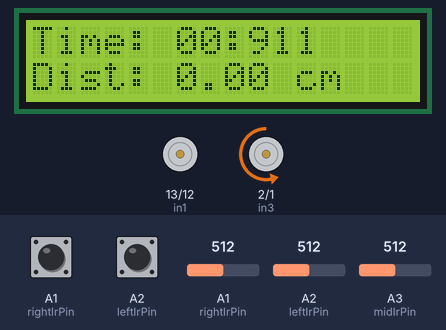
A sketch run on a simulated Arduino Uno, built with avr-gcc and run on an emulated ATmega328P. On the bench: 16×2 character LCD, motor-driver pin pairs drawn as motors (green arrow = first pin HIGH = forward, orange = second pin HIGH = backward, longer = more drive, scaled by the enable pin). The inputs (shaded band) are chosen by the test bench; at power-on: A2 (leftIrPin) = 512, A3 (midIrPin) = 512, A1 (rightIrPin) = 512, A1 (rightIrPin) LOW, A2 (leftIrPin) LOW.

Above: at 1.2 s.
1.3 s: A2 (leftIrPin) set to 539
4.3 s: A2 (leftIrPin) set to 568
At 4.47 s:
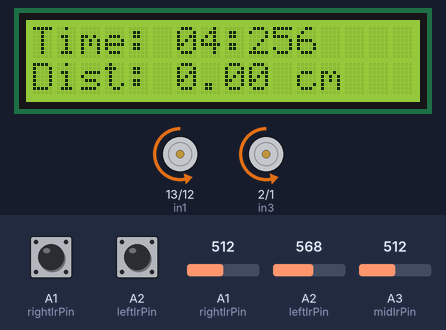
6.7 s: A3 (midIrPin) set to 491
At 7.22 s:
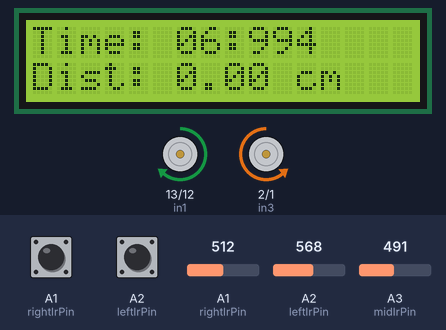
9.4 s: A1 (rightIrPin) set to 190
At 9.66 s:
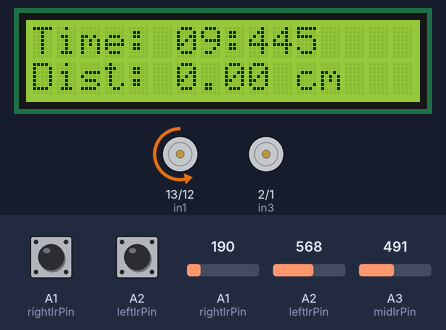
11.9 s: A1 (rightIrPin) set to 210
At 12.41 s:
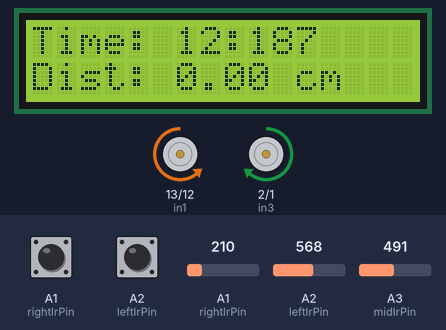
14.6 s: A3 (midIrPin) set to 511
At 14.86 s:
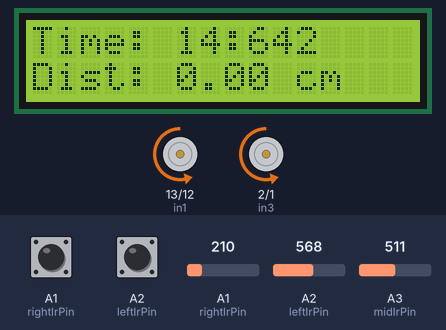
Timing chart, 0 to 17.6 s (numbered marks = the images above; inputs shaded):
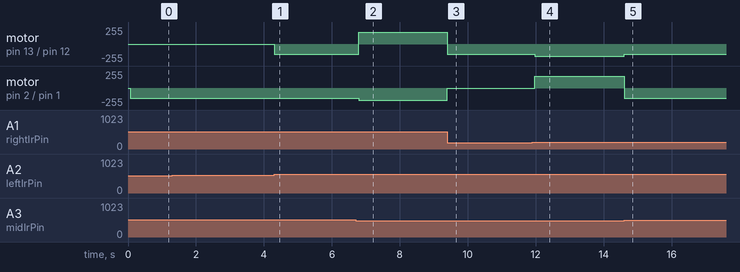

Measured:
- the behaviour switches between 549 and 550 on A2 (leftIrPin) (found by bisection; images 0 and 1)
- the behaviour switches between 500 and 499 on A3 (midIrPin) (found by bisection; images 1 and 2)
- after the input at 4.3 s, motor on pin 13 (in1) / pin 12 (in2): stopped → backward 150/255 at once
- after the input at 6.7 s, motor on pin 13 (in1) / pin 12 (in2): backward 150/255 → forward 180/255 after 0.09 s; motor on pin 2 (in3) / pin 1 (in4): backward 150/255 → backward 180/255 after 0.09 s
- after the input at 9.4 s, motor on pin 13 (in1) / pin 12 (in2): forward 180/255 → backward 150/255 at once; motor on pin 2 (in3) / pin 1 (in4): backward 180/255 → stopped at once
- after the input at 11.9 s, motor on pin 13 (in1) / pin 12 (in2): backward 150/255 → backward 180/255 after 0.07 s; motor on pin 2 (in3) / pin 1 (in4): stopped → forward 180/255 after 0.07 s
- after the input at 14.6 s, motor on pin 13 (in1) / pin 12 (in2): backward 180/255 → backward 150/255 at once; motor on pin 2 (in3) / pin 1 (in4): forward 180/255 → backward 150/255 at once

The sketch:

Line_following_3_IR.ino
```cpp
#include <LiquidCrystal.h>

// --- PINS ---
#define enA 11
#define in1 13
#define in2 12
#define enB 3
#define in3 2
#define in4 1

const int encoderRightPin = A4;
const int encoderLeftPin = A5;
const int midIrPin = A3;
const int leftIrPin = A2;
const int rightIrPin = A1;

#define LEFT_THRES 550
#define RIGHT_THRES 200
#define MID_THRES 500

#define FORWARD 1
#define BACKWARD 0
#define CM_PER_COUNT 1.04

#define STATE_RUNNING_TO_20 0
#define STATE_PAUSED 1
#define STATE_RUNNING_TO_END 2
#define STATE_FINISHED 3

LiquidCrystal lcd(8, 9, 4, 5, 6, 7);

volatile unsigned long rightCount = 0;
volatile unsigned long leftCount = 0;

int currentState = STATE_RUNNING_TO_20;

int last = 0;
int turnSpeed = 150;
int straightSpeed = 150;

unsigned long totalRunTime = 0;
unsigned long lastLoopTime = 0;
unsigned long pauseStartTime = 0;

int stopCounter = 0;
int Counter = 0;

void rotateMotorA(int speed, int direction) {
  speed = constrain(speed, 0, 255);
  analogWrite(enA, speed);
  if (direction == FORWARD) {
    digitalWrite(in1, HIGH);
    digitalWrite(in2, LOW);
  } else {
    digitalWrite(in1, LOW);
    digitalWrite(in2, HIGH);
  }
}

void rotateMotorB(int speed, int direction) {
  speed = constrain(speed, 0, 255);
  analogWrite(enB, speed);
  if (direction == FORWARD) {
    digitalWrite(in3, HIGH);
    digitalWrite(in4, LOW);
  } else {
    digitalWrite(in3, LOW);
    digitalWrite(in4, HIGH);
  }
}

void stopMotors() {
  analogWrite(enA, 0);
  analogWrite(enB, 0);
  digitalWrite(in1, LOW);
  digitalWrite(in2, LOW);
  digitalWrite(in3, LOW);
  digitalWrite(in4, LOW);
}

void displayStats(unsigned long sec, unsigned long ms, float dist) {

  char formattedTime[8];
  sprintf(formattedTime, "%02ld:%03ld", sec, ms);

  lcd.clear();
  lcd.setCursor(0, 0);
  lcd.print("Time: ");
  lcd.setCursor(6, 0);
  lcd.print(formattedTime);

  lcd.setCursor(0, 1);
  lcd.print("Dist: ");
  lcd.print(dist);
  lcd.print(" cm");
}


void lineFollowLogic(int leftVal, int midVal, int rightVal) {
  if (leftVal > LEFT_THRES && rightVal > RIGHT_THRES && midVal < MID_THRES) {
    Counter++;
    lcd.setCursor(8, 1);
    lcd.print("count:");
    lcd.print(Counter);
    if (Counter > 10) {
      if (last == 1) {
        rotateMotorA(180, FORWARD);
        rotateMotorB(180, BACKWARD);
      } else if (last == 2) {
        rotateMotorA(180, BACKWARD);
        rotateMotorB(180, FORWARD);
      }
      Counter = 0;
    }
  } else {
    if (leftVal < LEFT_THRES) {
      last = 1;
      rotateMotorA(0, BACKWARD);
      rotateMotorB(turnSpeed, BACKWARD);
    } else if (rightVal < RIGHT_THRES) {
      last = 2;
      rotateMotorA(turnSpeed, BACKWARD);
      rotateMotorB(0, BACKWARD);
    } else if (midVal > MID_THRES) {
      rotateMotorA(straightSpeed, BACKWARD);
      rotateMotorB(straightSpeed, BACKWARD);
    } else {
      Counter = 0;
    }
  }
}

ISR(PCINT1_vect) {
  uint8_t portState = PINC;
  int rightState = (portState >> 1) & 1;
  int leftState = (portState >> 2) & 1;
  static int lastRightState = 0;
  static int lastLeftState = 0;
  if (rightState != lastRightState) rightCount++;
  if (leftState != lastLeftState) leftCount++;
  lastRightState = rightState;
  lastLeftState = leftState;
}

void setup() {
  lcd.begin(16, 2);
  lcd.clear();

  pinMode(enA, OUTPUT);
  pinMode(in1, OUTPUT);
  pinMode(in2, OUTPUT);
  pinMode(enB, OUTPUT);
  pinMode(in3, OUTPUT);
  pinMode(in4, OUTPUT);
  pinMode(rightIrPin, INPUT);
  pinMode(leftIrPin, INPUT);
  pinMode(midIrPin, INPUT);
  pinMode(encoderRightPin, INPUT);
  pinMode(encoderLeftPin, INPUT);

  PCICR |= (1 << PCIE1);
  PCMSK1 |= (1 << PCINT9) | (1 << PCINT10);

  stopMotors();
  lastLoopTime = millis();
}

void loop() {
  unsigned long currentMillis = millis();

  float avgCounts = (leftCount + rightCount) /2;
  float distance = avgCounts * CM_PER_COUNT;


  int leftVal = analogRead(leftIrPin);
  int midVal = analogRead(midIrPin);
  int rightVal = analogRead(rightIrPin);


  if (currentState != STATE_FINISHED) {
    totalRunTime += (currentMillis - lastLoopTime);
  }
  lastLoopTime = currentMillis;

  unsigned long seconds = totalRunTime / 1000;
  unsigned long remainder = totalRunTime % 1000;

  switch (currentState) {

    case STATE_RUNNING_TO_20:
      lineFollowLogic(leftVal, midVal, rightVal);
      displayStats(seconds, remainder, distance);

      if (distance >= 3) {
        stopMotors();
        pauseStartTime = currentMillis;
        currentState = STATE_PAUSED;
        lcd.clear();
      }
      break;

    case STATE_PAUSED:
      stopMotors();
      distance = 30.00;
      unsigned long timeInPause;
      timeInPause = currentMillis - pauseStartTime;

      if (timeInPause >= 2000) {
        rotateMotorA(straightSpeed, BACKWARD);
        rotateMotorB(straightSpeed, BACKWARD);
        delay(50);
        currentState = STATE_RUNNING_TO_END;
        lcd.clear();
      } else {
        int remainingSeconds = 3 - timeInPause / 1000;
        lcd.setCursor(0, 0);
        lcd.print("Wait: ");
        lcd.print(remainingSeconds);
        lcd.print(" s");

        lcd.setCursor(0, 1);
        lcd.print("Dist: ");
        lcd.print(distance);
      }
      break;

    case STATE_RUNNING_TO_END:

      lineFollowLogic(leftVal, midVal, rightVal);
      displayStats(seconds, remainder, distance);

      if (leftVal < LEFT_THRES && rightVal < RIGHT_THRES && midVal > MID_THRES) {
        stopCounter++;
        if (stopCounter > 5) {
          stopMotors();
          currentState = STATE_FINISHED;
          lcd.clear();
        }
      } else {
        stopCounter = 0;
      }
      break;

    case STATE_FINISHED:
      stopMotors();
      char formattedTime[8];
      sprintf(formattedTime, "%02ld:%03ld", seconds, remainder);

      lcd.setCursor(0, 0);
      lcd.print("Time: ");
      lcd.setCursor(6, 0);
      lcd.print(formattedTime);

      lcd.setCursor(0, 1);
      lcd.print("Dist: ");
      lcd.print(distance);
      lcd.print(" cm");
      break;
  }
}
```
